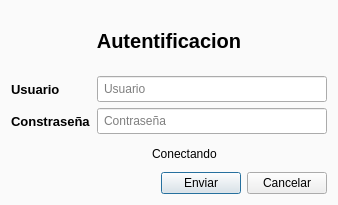
<?xml version="1.0" encoding="UTF-8"?>
<ui version="4.0">
 <class>Dialog</class>
 <widget class="QDialog" name="Dialog">
  <property name="enabled">
   <bool>true</bool>
  </property>
  <property name="geometry">
   <rect>
    <x>0</x>
    <y>0</y>
    <width>338</width>
    <height>205</height>
   </rect>
  </property>
  <property name="sizePolicy">
   <sizepolicy hsizetype="Fixed" vsizetype="Fixed">
    <horstretch>2</horstretch>
    <verstretch>0</verstretch>
   </sizepolicy>
  </property>
  <property name="minimumSize">
   <size>
    <width>0</width>
    <height>0</height>
   </size>
  </property>
  <property name="maximumSize">
   <size>
    <width>16777215</width>
    <height>16777215</height>
   </size>
  </property>
  <property name="windowTitle">
   <string>Activacion</string>
  </property>
  <property name="windowIcon">
   <iconset resource="images/images.qrc">
    <normaloff>:/newPrefix/Error.png</normaloff>:/newPrefix/Error.png</iconset>
  </property>
  <property name="windowOpacity">
   <double>1.000000000000000</double>
  </property>
  <property name="styleSheet">
   <string notr="true">QDialog{
	background:#fafafa
}
QLineEdit,QDateEdit,QDoubleSpinBox{
	padding:4px
}</string>
  </property>
  <property name="sizeGripEnabled">
   <bool>false</bool>
  </property>
  <layout class="QGridLayout" name="gridLayout">
   <item row="2" column="6">
    <layout class="QHBoxLayout" name="horizontalLayout_2">
     <item>
      <spacer name="horizontalSpacer">
       <property name="orientation">
        <enum>Qt::Horizontal</enum>
       </property>
       <property name="sizeHint" stdset="0">
        <size>
         <width>40</width>
         <height>20</height>
        </size>
       </property>
      </spacer>
     </item>
     <item>
      <widget class="QPushButton" name="enviarPushButton">
       <property name="text">
        <string>Enviar</string>
       </property>
      </widget>
     </item>
     <item>
      <widget class="QPushButton" name="cancelPushButton">
       <property name="text">
        <string>Cancelar</string>
       </property>
      </widget>
     </item>
    </layout>
   </item>
   <item row="0" column="6">
    <layout class="QVBoxLayout" name="verticalLayout_3">
     <property name="leftMargin">
      <number>0</number>
     </property>
     <item>
      <widget class="QLabel" name="labelTitulo">
       <property name="font">
        <font>
         <family>Segoe UI</family>
         <pointsize>15</pointsize>
         <weight>75</weight>
         <bold>true</bold>
        </font>
       </property>
       <property name="text">
        <string>Autentificacion</string>
       </property>
       <property name="alignment">
        <set>Qt::AlignCenter</set>
       </property>
      </widget>
     </item>
     <item>
      <layout class="QFormLayout" name="formLayout_3">
       <property name="fieldGrowthPolicy">
        <enum>QFormLayout::AllNonFixedFieldsGrow</enum>
       </property>
       <item row="1" column="0">
        <widget class="QLabel" name="nDocumentoLabel">
         <property name="font">
          <font>
           <family>Segoe UI</family>
           <pointsize>10</pointsize>
           <weight>75</weight>
           <bold>true</bold>
          </font>
         </property>
         <property name="text">
          <string>Usuario</string>
         </property>
        </widget>
       </item>
       <item row="1" column="1">
        <widget class="QLineEdit" name="mailLineEdit">
         <property name="font">
          <font>
           <family>Segoe UI</family>
           <pointsize>9</pointsize>
          </font>
         </property>
         <property name="readOnly">
          <bool>false</bool>
         </property>
         <property name="placeholderText">
          <string>Usuario</string>
         </property>
        </widget>
       </item>
       <item row="2" column="0">
        <widget class="QLabel" name="emisorLabel">
         <property name="font">
          <font>
           <family>Segoe UI</family>
           <pointsize>10</pointsize>
           <weight>75</weight>
           <bold>true</bold>
          </font>
         </property>
         <property name="text">
          <string>Constraseña</string>
         </property>
        </widget>
       </item>
       <item row="2" column="1">
        <widget class="QLineEdit" name="passwordLineEdit">
         <property name="font">
          <font>
           <family>Segoe UI</family>
           <pointsize>9</pointsize>
          </font>
         </property>
         <property name="inputMask">
          <string/>
         </property>
         <property name="text">
          <string/>
         </property>
         <property name="echoMode">
          <enum>QLineEdit::Password</enum>
         </property>
         <property name="readOnly">
          <bool>false</bool>
         </property>
         <property name="placeholderText">
          <string>Contraseña</string>
         </property>
        </widget>
       </item>
      </layout>
     </item>
     <item>
      <layout class="QGridLayout" name="gridLayout_2">
       <item row="2" column="0">
        <spacer name="horizontalSpacer_2">
         <property name="orientation">
          <enum>Qt::Horizontal</enum>
         </property>
         <property name="sizeHint" stdset="0">
          <size>
           <width>40</width>
           <height>20</height>
          </size>
         </property>
        </spacer>
       </item>
       <item row="2" column="2">
        <widget class="QLabel" name="mensajeLabel">
         <property name="text">
          <string>Conectando</string>
         </property>
        </widget>
       </item>
       <item row="2" column="1">
        <widget class="QLabel" name="spinnerLabel">
         <property name="enabled">
          <bool>true</bool>
         </property>
         <property name="minimumSize">
          <size>
           <width>25</width>
           <height>25</height>
          </size>
         </property>
         <property name="maximumSize">
          <size>
           <width>25</width>
           <height>25</height>
          </size>
         </property>
         <property name="text">
          <string/>
         </property>
         <property name="scaledContents">
          <bool>true</bool>
         </property>
        </widget>
       </item>
       <item row="2" column="3">
        <spacer name="horizontalSpacer_3">
         <property name="orientation">
          <enum>Qt::Horizontal</enum>
         </property>
         <property name="sizeHint" stdset="0">
          <size>
           <width>40</width>
           <height>20</height>
          </size>
         </property>
        </spacer>
       </item>
      </layout>
     </item>
    </layout>
   </item>
  </layout>
 </widget>
 <tabstops>
  <tabstop>mailLineEdit</tabstop>
  <tabstop>passwordLineEdit</tabstop>
  <tabstop>enviarPushButton</tabstop>
  <tabstop>cancelPushButton</tabstop>
 </tabstops>
 <resources>
  <include location="images/images.qrc"/>
 </resources>
 <connections>
  <connection>
   <sender>cancelPushButton</sender>
   <signal>clicked()</signal>
   <receiver>Dialog</receiver>
   <slot>reject()</slot>
   <hints>
    <hint type="sourcelabel">
     <x>327</x>
     <y>194</y>
    </hint>
    <hint type="destinationlabel">
     <x>37</x>
     <y>105</y>
    </hint>
   </hints>
  </connection>
  <connection>
   <sender>enviarPushButton</sender>
   <signal>clicked()</signal>
   <receiver>Dialog</receiver>
   <slot>accept()</slot>
   <hints>
    <hint type="sourcelabel">
     <x>246</x>
     <y>194</y>
    </hint>
    <hint type="destinationlabel">
     <x>72</x>
     <y>151</y>
    </hint>
   </hints>
  </connection>
  <connection>
   <sender>mailLineEdit</sender>
   <signal>returnPressed()</signal>
   <receiver>Dialog</receiver>
   <slot>reject()</slot>
   <hints>
    <hint type="sourcelabel">
     <x>105</x>
     <y>59</y>
    </hint>
    <hint type="destinationlabel">
     <x>5</x>
     <y>18</y>
    </hint>
   </hints>
  </connection>
  <connection>
   <sender>mailLineEdit</sender>
   <signal>textChanged(QString)</signal>
   <receiver>Dialog</receiver>
   <slot>changed_slot()</slot>
   <hints>
    <hint type="sourcelabel">
     <x>130</x>
     <y>60</y>
    </hint>
    <hint type="destinationlabel">
     <x>39</x>
     <y>40</y>
    </hint>
   </hints>
  </connection>
  <connection>
   <sender>passwordLineEdit</sender>
   <signal>textChanged(QString)</signal>
   <receiver>Dialog</receiver>
   <slot>changed_slot()</slot>
   <hints>
    <hint type="sourcelabel">
     <x>202</x>
     <y>97</y>
    </hint>
    <hint type="destinationlabel">
     <x>119</x>
     <y>4</y>
    </hint>
   </hints>
  </connection>
 </connections>
 <slots>
  <slot>toggle_slot()</slot>
  <slot>changed_slot()</slot>
 </slots>
</ui>
